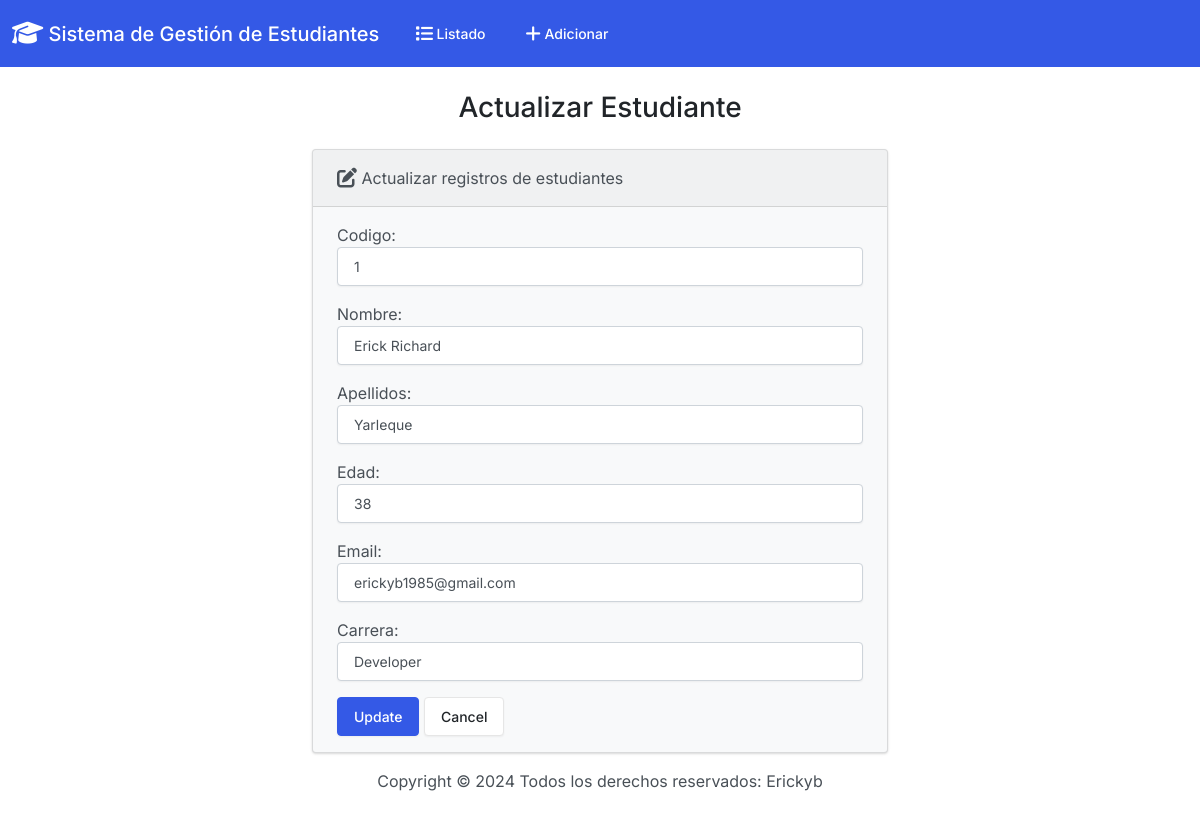
Page /edit/1/ on the committed database.
### app/models.py (models this page shows, shortened)
class Estudiante(models.Model):
  codigo = models.PositiveIntegerField()
  nombre = models.CharField(max_length=50)
  apellidos = models.CharField(max_length=50)
  edad=models.IntegerField()
  email = models.EmailField(max_length=100)
  carrera = models.CharField(max_length=50)

### app/views.py (the view)
# urls.py: path('edit/<int:id>/', views.edit, name='edit'),
def edit(request,id):
    if request.method == 'POST':
        estudiante = Estudiante.objects.get(pk=id)
        form = EstudianteForm(request.POST, instance=estudiante)
        if form.is_valid():
            form.save()
            return render(request, 'app/edit.html', {'form': form, 'success': True})
    else:
        estudiante = Estudiante.objects.get(pk=id)
        form = EstudianteForm(instance=estudiante)
    return render(request, 'app/edit.html', {'form': form})

### app/forms.py
class EstudianteForm(forms.ModelForm):
    class Meta:
        model = Estudiante
        fields = ['codigo','nombre','apellidos','edad','email','carrera']
        labels = {
            'codigo': 'Codigo',
            'nombre': 'Nombre',
            'apellidos': 'Apellidos',
            'edad':'Edad',
            'email': 'Email',
            'carrera': 'Carrera'
        }
        widgets = {
            'codigo':forms.NumberInput(attrs={'class':'form-control'}),
            'nombre': forms.TextInput(attrs={'class':'form-control'}),
            'apellidos':forms.TextInput(attrs={'class':'form-control'}),
            'edad':forms.NumberInput(attrs={'class':'form-control'}),
            'email':forms.EmailInput(attrs={'class':'form-control'}),
            'carrera':forms.TextInput(attrs={'class':'form-control'})
        }

### app/templates/app/edit.html (shortened to what this page needs)
{% extends "app/base.html" %}
{% block body %}
<h3 class="text-center m-4">Actualizar Estudiante</h3>
{% if success %}
<div class="alert alert-success" role="alert">
  Estudiante se actualizo con exito.
  <a href="{% url 'index' %}" class="alert-link">Ir a la página de inicio.</a>
</div>
{% else %}
<div class="row justify-content-center">
  <div class="col-6">
    <div class="card bg-light mb-3">
      <div class="card-header">
        <i class="fa-solid fa-pen-to-square fa-lg"></i> Actualizar registros de estudiantes
      </div>
      <div class="card-body">
        <form action="" method="POST">
          {{ form.as_p }}
          <button type="submit" class="btn btn-primary">Update</button>
          <a href="{% url 'index' %}" class="btn btn-secondary">Cancel</a>
        </form>
      </div>
    </div>
  </div>
</div>
{% endif %}
{% endblock %}

### rows in the picture
Estudiante: codigo "1", nombre "Erick Richard", apellidos "Yarleque", edad "38", email "erickyb1985@gmail.com", carrera "Developer"
